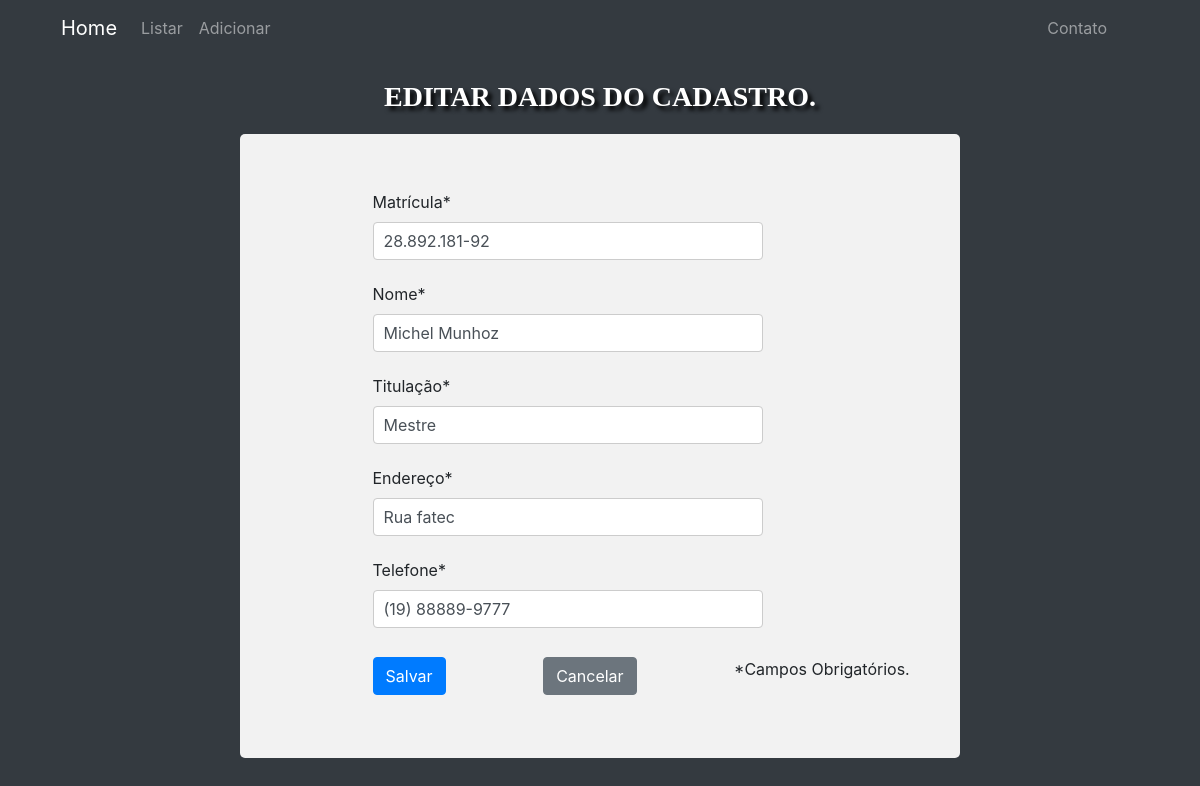
Page /editar/281/ on the committed database.
### portalProfessor/models.py (models this page shows)
class Professor(models.Model):
    matricula = models.CharField(max_length=100)
    nome = models.CharField(max_length=100)
    endereco = models.CharField(max_length=100)
    telefone = models.CharField(max_length=100)
    titulacao = models.CharField(max_length=100)

### portalProfessor/views.py (the view)
# urls.py: path('editar/<int:nr_item>/', views.atualizar),
def atualizar(request, nr_item):
    item = get_object_or_404(Professor, pk=nr_item)
    form = ProfessorForm(instance=item)
    if request.method == 'POST':
        form = ProfessorForm(request.POST, instance=item)
        if form.is_valid():
            item = form.save(commit=False)
            item.matricula = form.cleaned_data['matricula']
            item.nome = form.cleaned_data['nome']
            item.endereco = form.cleaned_data['endereco']
            item.telefone = form.cleaned_data['telefone']
            item.titulacao = form.cleaned_data['titulacao']
            item.save()
            return render(request, 'atualizado.html', {})
        else:
            return render(request, 'adiciona.html', {'form':form, 'item': item})
    elif (request.method == 'GET'):
        return render(request, 'edita.html', {'form':form, 'item': item})

### portalProfessor/forms.py
class ProfessorForm(forms.ModelForm):
    class Meta:
        model = Professor
        fields = ('matricula', 'nome', 'endereco', 'telefone', 'titulacao', )
        labels = {
            'matricula':'Matrícula',
            'nome':'Nome',
            'endereco':'Endereço',
            'telefone':'Telefone',
            'titulacao':'Titulação',
        }

### templates/edita.html (shortened to what this page needs)
{% extends 'base.html' %}
{% block content%}
{% load crispy_forms_tags %}
{% load static %}
<div class="container">
  <nav class="navbar navbar-expand-lg navbar-dark bg-dark">
      <a class="navbar-brand" href="/">Home</a>
      <div class="collapse navbar-collapse" id="navbarTogglerDemo02">
        <ul class="navbar-nav mr-auto mt-2 mt-lg-0">
          <li class="nav-item">
            <a class="nav-link" href="/lista/">Listar <span class="sr-only">(current)</span></a>
          </li>
          <li class="nav-item">
            <a class="nav-link" href="/adiciona/">Adicionar</a>
          </li>
        </ul>
        <ul class="navbar-nav mr-4 mt-2 mt-lg-0">
          <a class="nav-link" href="/contato/">Contato</a>
        </ul>
      </div>
  </nav>
</div>
<div id="tituloPaginas">
  <p>EDITAR DADOS DO CADASTRO.</p>
</div>
<div class="containerFormulario">
  <form action="" method="POST">
    <div class="row">
      <div class="col-75">
          {{ form.matricula|as_crispy_field }}
      </div>
    </div>
    <div class="row">
      <div class="col-75">
          {{ form.nome|as_crispy_field }}
      </div>
      <div class="col-75">
          {{ form.titulacao|as_crispy_field }}
      </div>
    </div>
    <div class="row">
      <div class="col-75">
          {{ form.endereco|as_crispy_field }}
      </div>
      <div class="col-75">
          {{ form.telefone|as_crispy_field }}
      </div>
    </div>
    <div class="row">
      <button id="formularioBotao" type="submit" class="btn btn-primary">Salvar</button>
      <a id="formularioBotao" class="btn btn-secondary" href="/lista/">Cancelar</a>
      <p id="formularioBotao">*Campos Obrigatórios.</p>
    </div>
  </form>
</div>
{% endblock %}

### templates/static/css/styles.css (style rules this page uses)
#body { background-color: #343a40; }
.containerFormulario { border-radius: 5px; background-color: #f2f2f2; padding: 50px; margin-left: 20%; margin-right: 20%; margin-bottom: 20%; }
.col-75 { float: left; width: 75%; margin-top: 6px; margin-left: 15%; }
.row:after { content: ""; display: table; clear: both; }
#formularioBotao { margin-left: 15%; margin-top: 2%; margin-bottom: 2%; }
#tituloPaginas { margin-top: 20px; font-size: 28px; color: white; text-shadow: 4px 4px 4px black; font-family:'Times New Roman'; font-weight: bold; text-align: center; }
input[type=text], select, textarea { width: 80%; padding: 10px; border: 1px solid #ccc; border-radius: 4px; box-sizing: border-box; resize: vertical; }
label { display: inline-block; }

### rows in the picture
Professor: matricula "28.892.181-92", nome "Michel Munhoz", titulacao "Mestre", endereco "Rua fatec", telefone "(19) 88889-9777"
